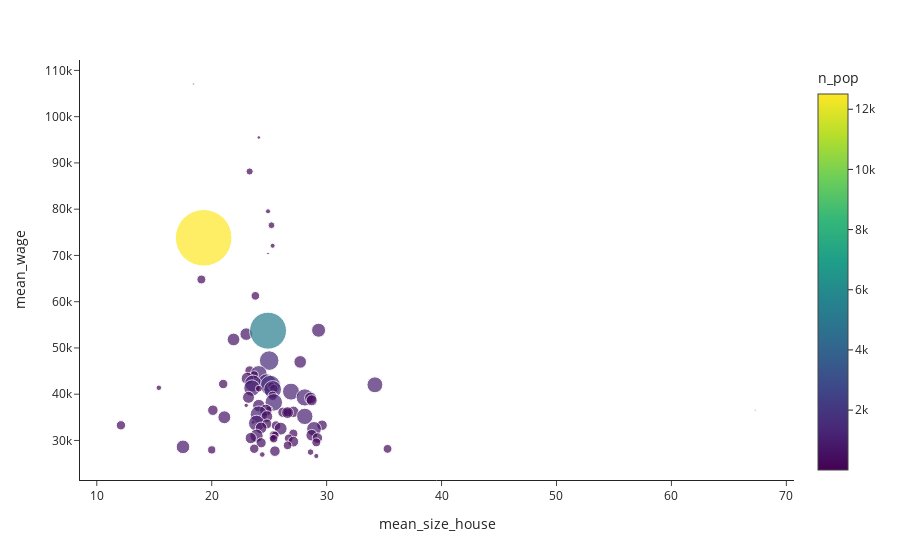

The notebook cell this image was saved under:
### Code cell
fig=px.scatter(df, x='mean_size_house', y='mean_wage', template='simple_white',
          hover_name='город', color='n_pop', size='n_pop', size_max=40)
fig.update_layout(showlegend=False)

### Figure 1 — Plotly figure (JSON) as saved in the notebook; plotly's stock layout.template omitted (floating-point values rounded to 4 significant figures)
{"data": [{"hovertemplate": "<b>%{hovertext}</b><br><br>mean_size_house=%{x}<br>mean_wage=%{y}<br>n_pop=%{marker.color}<extra></extra>", "hovertext": ["Анадырь", "Салехард", "Южно-Сахалинск", "Магадан", "Петропавловск-Камчатский", "Ханты-Мансийск", "Нарьян-Мар", "Якутск", "Мурманск", "Тюмень", "Хабаровск", "Владивосток", "Екатеринбург", "Иркутск", "Архангельск", "Красноярск", "Сыктывкар", "Томск", "Нижний Новгород", "Уфа", "Чита", "Краснодар", "Новосибирск", "Благовещенск", "Кызыл", "Пермь", "Петрозаводск", "Абакан", "Казань", "Ростов-на-Дону", "Калуга", "Кемерово", "Самара", "Тула", "Калининград", "Челябинск", "Биробиджан", "Ярославль", "Великий Новгород", "Улан-Удэ", "Магас", "Оренбург", "Липецк", "Тверь", "Вологда", "Рязань", "Омск", "Воронеж", "Астрахань", "Ижевск", "Горно-Алтайск", "Волгоград ", "Белгород", "Ставрополь", "Симферополь", "Владимир", "Киров", "Ульяновск", "Саратов", "Смоленск", "Курган", "Пенза", "Йошкар-Ола", "Барнаул", "Брянск", "Псков", "Чебоксары", "Грозный", "Кострома", "Курск", "Орел", "Иваново", "Тамбов", "Махачкала", "Саранск", "Владикавказ", "Нальчик", "Севастополь", "Майкоп", "Черкесск", "Элиста", "Москва", "Санкт-Петербург"], "legendgroup": "", "marker": {"color": [15.6, 49.5, 199, 99.7, 181.2, 98.5, 24.8, 311.8, 295.4, 768.4, 618.2, 633.1, 1502.0, 623.9, 356.9, 1092.0, 260.8, 595.2, 1268.0, 1120.0, 349, 990.2, 1613.0, 230.4, 117, 1052.0, 279.2, 184.2, 1244.0, 1130.0, 340.9, 559, 1163.0, 550, 475.1, 1202.0, 73.6, 608.7, 222.9, 434.8, 8.7, 579.8, 509.7, 420.1, 312.4, 539, 1172, 1048.0, 533.9, 648.2, 63.2, 1014.0, 391.6, 434.1, 341.8, 359.5, 533.2, 649.4, 844.9, 330, 318, 523.6, 279.3, 696.4, 424, 210.5, 502.9, 297.1, 277.3, 448.7, 315.3, 406.1, 293.7, 726.7, 348.4, 306.3, 265.3, 436.7, 165.3, 122.4, 103.1, 12510.0, 5352.0], "coloraxis": "coloraxis", "size": [15.6, 49.5, 199, 99.7, 181.2, 98.5, 24.8, 311.8, 295.4, 768.4, 618.2, 633.1, 1502.0, 623.9, 356.9, 1092.0, 260.8, 595.2, 1268.0, 1120.0, 349, 990.2, 1613.0, 230.4, 117, 1052.0, 279.2, 184.2, 1244.0, 1130.0, 340.9, 559, 1163.0, 550, 475.1, 1202.0, 73.6, 608.7, 222.9, 434.8, 8.7, 579.8, 509.7, 420.1, 312.4, 539, 1172, 1048.0, 533.9, 648.2, 63.2, 1014.0, 391.6, 434.1, 341.8, 359.5, 533.2, 649.4, 844.9, 330, 318, 523.6, 279.3, 696.4, 424, 210.5, 502.9, 297.1, 277.3, 448.7, 315.3, 406.1, 293.7, 726.7, 348.4, 306.3, 265.3, 436.7, 165.3, 122.4, 103.1, 12510.0, 5352.0], "sizemode": "area", "sizeref": 7.817, "symbol": "circle"}, "mode": "markers", "name": "", "orientation": "v", "showlegend": false, "type": "scatter", "x": [18.4, 24.1, 23.3, 24.9, 25.2, 25.3, 24.9, 19.1, 23.8, 29.3, 23, 21.9, 25, 27.7, 23.3, 24.1, 23.7, 23.1, 24.8, 23.6, 21, 34.2, 25.1, 25.2, 15.4, 23.5, 25.4, 24.1, 25.3, 26.9, 25.3, 23.2, 28.1, 28.6, 28.7, 25.4, 23, 24.1, 25, 20.1, 67.3, 24.7, 27.1, 26.2, 26.6, 26.6, 24.1, 28.1, 24.8, 21.1, 23.6, 23.9, 24.8, 29.6, 12.1, 25.6, 24.3, 26, 28.9, 27.1, 25.4, 28.7, 25.5, 23.9, 29.2, 25.3, 23.4, 26.7, 25.4, 27.1, 29.1, 24.3, 26.6, 17.5, 23.7, 35.3, 20, 25.5, 28.6, 24.4, 29.1, 19.3, 24.9], "xaxis": "x", "y": [107100.0, 95496, 88150.0, 79540.0, 76530.0, 72090.0, 70420.0, 64800.0, 61260.0, 53830.0, 52990.0, 51830.0, 47270.0, 46980, 45100.0, 44380.0, 44180.0, 43410.0, 42470.0, 42310.0, 42200.0, 42030.0, 41884, 41810.0, 41383, 41330.0, 41230.0, 41200.0, 41020.0, 40560.0, 39650.0, 39320.0, 39300.0, 39180.0, 38686, 38230.0, 37590.0, 37530.0, 36640.0, 36540.0, 36520.0, 36520.0, 36190.0, 36097, 36070.0, 36020.0, 35602, 35200.0, 35179, 35010.0, 33960.0, 33720.0, 33570.0, 33290.0, 33280.0, 33210.0, 32720.0, 32560.0, 32500.0, 31462, 31200.0, 31130.0, 31100.0, 31010.0, 30540.0, 30540.0, 30510.0, 30455, 30370.0, 29750.0, 29580.0, 29500.0, 28930.0, 28610.0, 28210.0, 28180.0, 27960.0, 27687, 27480.0, 26960.0, 26640.0, 73812, 53740], "yaxis": "y"}], "layout": {"coloraxis": {"colorbar": {"title": {"text": "n_pop"}}, "colorscale": [[0, "#440154"], [0.1111, "#482878"], [0.2222, "#3e4989"], [0.3333, "#31688e"], [0.4444, "#26828e"], [0.5556, "#1f9e89"], [0.6667, "#35b779"], [0.7778, "#6ece58"], [0.8889, "#b5de2b"], [1, "#fde725"]]}, "legend": {"itemsizing": "constant", "tracegroupgap": 0}, "margin": {"t": 60}, "showlegend": false, "xaxis": {"anchor": "y", "domain": [0, 1], "title": {"text": "mean_size_house"}}, "yaxis": {"anchor": "x", "domain": [0, 1], "title": {"text": "mean_wage"}}}}
